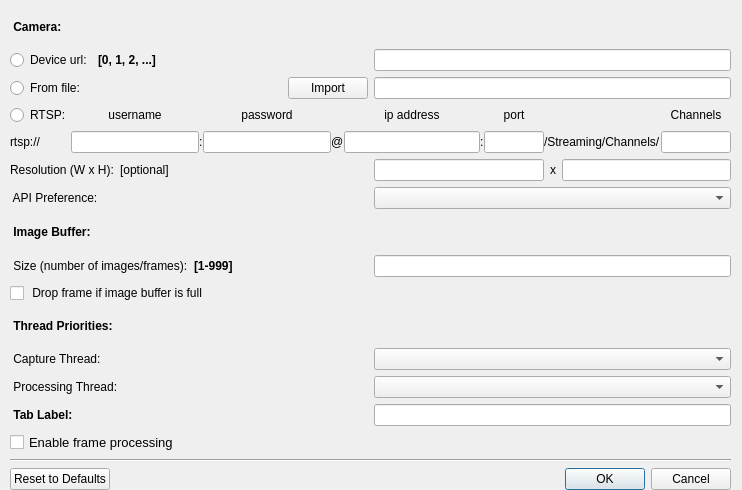
<?xml version="1.0" encoding="UTF-8"?>
<ui version="4.0">
 <class>CameraConnectDialog</class>
 <widget class="QDialog" name="CameraConnectDialog">
  <property name="geometry">
   <rect>
    <x>0</x>
    <y>0</y>
    <width>742</width>
    <height>490</height>
   </rect>
  </property>
  <property name="minimumSize">
   <size>
    <width>742</width>
    <height>490</height>
   </size>
  </property>
  <property name="maximumSize">
   <size>
    <width>742</width>
    <height>490</height>
   </size>
  </property>
  <property name="windowTitle">
   <string>Connect to Camera</string>
  </property>
  <widget class="QWidget" name="layoutWidget">
   <property name="geometry">
    <rect>
     <x>10</x>
     <y>10</y>
     <width>721</width>
     <height>480</height>
    </rect>
   </property>
   <layout class="QVBoxLayout" name="verticalLayout_4">
    <item>
     <layout class="QVBoxLayout" name="verticalLayout_3">
      <item>
       <widget class="QLabel" name="label_1">
        <property name="font">
         <font>
          <pointsize>9</pointsize>
          <weight>75</weight>
          <bold>true</bold>
         </font>
        </property>
        <property name="text">
         <string> Camera:</string>
        </property>
       </widget>
      </item>
      <item>
       <layout class="QHBoxLayout" name="horizontalLayout_2" stretch="1,1">
        <item>
         <layout class="QHBoxLayout" name="horizontalLayout_12">
          <item>
           <widget class="QRadioButton" name="deviceUrlRadioButton">
            <property name="text">
             <string>Device url:</string>
            </property>
           </widget>
          </item>
          <item>
           <widget class="QLabel" name="label_10">
            <property name="font">
             <font>
              <weight>75</weight>
              <bold>true</bold>
             </font>
            </property>
            <property name="text">
             <string>[0, 1, 2, ...]</string>
            </property>
           </widget>
          </item>
          <item>
           <spacer name="horizontalSpacer_2">
            <property name="orientation">
             <enum>Qt::Horizontal</enum>
            </property>
            <property name="sizeHint" stdset="0">
             <size>
              <width>40</width>
              <height>20</height>
             </size>
            </property>
           </spacer>
          </item>
         </layout>
        </item>
        <item>
         <widget class="QLineEdit" name="deviceUrlEdit">
          <property name="enabled">
           <bool>true</bool>
          </property>
         </widget>
        </item>
       </layout>
      </item>
      <item>
       <layout class="QHBoxLayout" name="horizontalLayout_9" stretch="1,1">
        <item>
         <layout class="QHBoxLayout" name="horizontalLayout_10">
          <item>
           <widget class="QRadioButton" name="filenameRadioButton">
            <property name="text">
             <string>From file:</string>
            </property>
           </widget>
          </item>
          <item>
           <spacer name="horizontalSpacer">
            <property name="orientation">
             <enum>Qt::Horizontal</enum>
            </property>
            <property name="sizeHint" stdset="0">
             <size>
              <width>40</width>
              <height>20</height>
             </size>
            </property>
           </spacer>
          </item>
          <item>
           <widget class="QPushButton" name="importFilePushButton">
            <property name="text">
             <string>Import</string>
            </property>
           </widget>
          </item>
         </layout>
        </item>
        <item>
         <widget class="QLineEdit" name="filenameEdit"/>
        </item>
       </layout>
      </item>
      <item>
       <layout class="QGridLayout" name="gridLayout">
        <property name="horizontalSpacing">
         <number>0</number>
        </property>
        <item row="2" column="2">
         <widget class="QLabel" name="label_19">
          <property name="text">
           <string>:</string>
          </property>
         </widget>
        </item>
        <item row="2" column="8">
         <widget class="QLabel" name="label_21">
          <property name="text">
           <string>/Streaming/Channels/</string>
          </property>
         </widget>
        </item>
        <item row="0" column="3">
         <widget class="QLabel" name="label_15">
          <property name="text">
           <string>password</string>
          </property>
          <property name="alignment">
           <set>Qt::AlignCenter</set>
          </property>
         </widget>
        </item>
        <item row="2" column="0">
         <widget class="QLabel" name="label_23">
          <property name="text">
           <string>rtsp://</string>
          </property>
         </widget>
        </item>
        <item row="0" column="7">
         <widget class="QLabel" name="label_18">
          <property name="text">
           <string>port</string>
          </property>
          <property name="alignment">
           <set>Qt::AlignCenter</set>
          </property>
         </widget>
        </item>
        <item row="2" column="3">
         <widget class="QLineEdit" name="passwordEdit">
          <property name="minimumSize">
           <size>
            <width>90</width>
            <height>0</height>
           </size>
          </property>
         </widget>
        </item>
        <item row="0" column="9">
         <widget class="QLabel" name="label_17">
          <property name="text">
           <string>Channels</string>
          </property>
          <property name="alignment">
           <set>Qt::AlignCenter</set>
          </property>
         </widget>
        </item>
        <item row="2" column="4">
         <widget class="QLabel" name="label_20">
          <property name="text">
           <string>@</string>
          </property>
         </widget>
        </item>
        <item row="2" column="1">
         <widget class="QLineEdit" name="usernameEdit"/>
        </item>
        <item row="2" column="9">
         <widget class="QLineEdit" name="channelsEdit">
          <property name="maximumSize">
           <size>
            <width>70</width>
            <height>16777215</height>
           </size>
          </property>
         </widget>
        </item>
        <item row="0" column="1">
         <widget class="QLabel" name="label_14">
          <property name="text">
           <string>username</string>
          </property>
          <property name="alignment">
           <set>Qt::AlignCenter</set>
          </property>
         </widget>
        </item>
        <item row="0" column="5">
         <widget class="QLabel" name="label_16">
          <property name="text">
           <string>ip address</string>
          </property>
          <property name="alignment">
           <set>Qt::AlignCenter</set>
          </property>
         </widget>
        </item>
        <item row="2" column="6">
         <widget class="QLabel" name="label_24">
          <property name="text">
           <string>:</string>
          </property>
         </widget>
        </item>
        <item row="2" column="5">
         <widget class="QLineEdit" name="ipEdit">
          <property name="minimumSize">
           <size>
            <width>136</width>
            <height>0</height>
           </size>
          </property>
         </widget>
        </item>
        <item row="2" column="7">
         <widget class="QLineEdit" name="portEdit">
          <property name="minimumSize">
           <size>
            <width>50</width>
            <height>0</height>
           </size>
          </property>
          <property name="maximumSize">
           <size>
            <width>60</width>
            <height>16777215</height>
           </size>
          </property>
         </widget>
        </item>
        <item row="0" column="0">
         <widget class="QRadioButton" name="rtspRadioButton">
          <property name="text">
           <string>RTSP:</string>
          </property>
         </widget>
        </item>
       </layout>
      </item>
      <item>
       <layout class="QHBoxLayout" name="horizontalLayout_8" stretch="1,1">
        <item>
         <layout class="QHBoxLayout" name="horizontalLayout_13">
          <item>
           <widget class="QLabel" name="label_11">
            <property name="text">
             <string>Resolution (W x H):</string>
            </property>
           </widget>
          </item>
          <item>
           <widget class="QLabel" name="label_12">
            <property name="text">
             <string>[optional]</string>
            </property>
           </widget>
          </item>
          <item>
           <spacer name="horizontalSpacer_4">
            <property name="orientation">
             <enum>Qt::Horizontal</enum>
            </property>
            <property name="sizeHint" stdset="0">
             <size>
              <width>40</width>
              <height>20</height>
             </size>
            </property>
           </spacer>
          </item>
         </layout>
        </item>
        <item>
         <layout class="QHBoxLayout" name="horizontalLayout_14">
          <item>
           <widget class="QLineEdit" name="resWEdit">
            <property name="enabled">
             <bool>true</bool>
            </property>
            <property name="font">
             <font>
              <pointsize>9</pointsize>
              <weight>50</weight>
              <italic>false</italic>
              <bold>false</bold>
             </font>
            </property>
           </widget>
          </item>
          <item>
           <widget class="QLabel" name="label_13">
            <property name="text">
             <string>x</string>
            </property>
           </widget>
          </item>
          <item>
           <widget class="QLineEdit" name="resHEdit">
            <property name="enabled">
             <bool>true</bool>
            </property>
            <property name="font">
             <font>
              <pointsize>9</pointsize>
              <weight>50</weight>
              <italic>false</italic>
              <bold>false</bold>
             </font>
            </property>
           </widget>
          </item>
         </layout>
        </item>
       </layout>
      </item>
      <item>
       <layout class="QHBoxLayout" name="horizontalLayout_6">
        <item>
         <widget class="QLabel" name="label">
          <property name="text">
           <string> API Preference:</string>
          </property>
         </widget>
        </item>
        <item>
         <widget class="QComboBox" name="apiPreferenceComboBox"/>
        </item>
       </layout>
      </item>
      <item>
       <widget class="QLabel" name="label_3">
        <property name="font">
         <font>
          <pointsize>9</pointsize>
          <weight>75</weight>
          <bold>true</bold>
         </font>
        </property>
        <property name="text">
         <string> Image Buffer:</string>
        </property>
       </widget>
      </item>
      <item>
       <layout class="QHBoxLayout" name="horizontalLayout" stretch="1,1">
        <item>
         <layout class="QHBoxLayout" name="horizontalLayout_11">
          <item>
           <widget class="QLabel" name="label_2">
            <property name="font">
             <font>
              <pointsize>9</pointsize>
              <weight>50</weight>
              <bold>false</bold>
             </font>
            </property>
            <property name="text">
             <string> Size (number of images/frames):</string>
            </property>
           </widget>
          </item>
          <item>
           <widget class="QLabel" name="label_4">
            <property name="font">
             <font>
              <weight>75</weight>
              <bold>true</bold>
             </font>
            </property>
            <property name="text">
             <string>[1-999]</string>
            </property>
           </widget>
          </item>
          <item>
           <spacer name="horizontalSpacer_3">
            <property name="orientation">
             <enum>Qt::Horizontal</enum>
            </property>
            <property name="sizeHint" stdset="0">
             <size>
              <width>40</width>
              <height>20</height>
             </size>
            </property>
           </spacer>
          </item>
         </layout>
        </item>
        <item>
         <widget class="QLineEdit" name="imageBufferSizeEdit">
          <property name="font">
           <font>
            <pointsize>9</pointsize>
           </font>
          </property>
         </widget>
        </item>
       </layout>
      </item>
      <item>
       <widget class="QCheckBox" name="dropFrameCheckBox">
        <property name="font">
         <font>
          <pointsize>9</pointsize>
         </font>
        </property>
        <property name="text">
         <string> Drop frame if image buffer is full</string>
        </property>
       </widget>
      </item>
      <item>
       <widget class="QLabel" name="label_5">
        <property name="font">
         <font>
          <pointsize>9</pointsize>
          <weight>75</weight>
          <bold>true</bold>
         </font>
        </property>
        <property name="text">
         <string> Thread Priorities:</string>
        </property>
       </widget>
      </item>
      <item>
       <layout class="QHBoxLayout" name="horizontalLayout_3">
        <item>
         <layout class="QVBoxLayout" name="verticalLayout">
          <item>
           <widget class="QLabel" name="label_6">
            <property name="font">
             <font>
              <pointsize>9</pointsize>
              <weight>50</weight>
              <bold>false</bold>
             </font>
            </property>
            <property name="text">
             <string> Capture Thread:</string>
            </property>
           </widget>
          </item>
          <item>
           <widget class="QLabel" name="label_7">
            <property name="font">
             <font>
              <pointsize>9</pointsize>
              <weight>50</weight>
              <bold>false</bold>
             </font>
            </property>
            <property name="text">
             <string> Processing Thread:</string>
            </property>
           </widget>
          </item>
         </layout>
        </item>
        <item>
         <layout class="QVBoxLayout" name="verticalLayout_2">
          <item>
           <widget class="QComboBox" name="capturePrioComboBox">
            <property name="font">
             <font>
              <pointsize>9</pointsize>
             </font>
            </property>
           </widget>
          </item>
          <item>
           <widget class="QComboBox" name="processingPrioComboBox">
            <property name="font">
             <font>
              <pointsize>9</pointsize>
             </font>
            </property>
           </widget>
          </item>
         </layout>
        </item>
       </layout>
      </item>
      <item>
       <layout class="QHBoxLayout" name="horizontalLayout_5" stretch="1,1">
        <item>
         <widget class="QLabel" name="label_8">
          <property name="font">
           <font>
            <pointsize>9</pointsize>
            <weight>75</weight>
            <bold>true</bold>
           </font>
          </property>
          <property name="text">
           <string> Tab Label:</string>
          </property>
         </widget>
        </item>
        <item>
         <widget class="QLineEdit" name="tabLabelEdit">
          <property name="font">
           <font>
            <pointsize>9</pointsize>
           </font>
          </property>
         </widget>
        </item>
       </layout>
      </item>
      <item>
       <layout class="QHBoxLayout" name="horizontalLayout_7">
        <item>
         <widget class="QCheckBox" name="enableFrameProcessingCheckBox">
          <property name="font">
           <font>
            <pointsize>10</pointsize>
           </font>
          </property>
          <property name="text">
           <string>Enable frame processing</string>
          </property>
         </widget>
        </item>
       </layout>
      </item>
     </layout>
    </item>
    <item>
     <widget class="Line" name="line">
      <property name="orientation">
       <enum>Qt::Horizontal</enum>
      </property>
     </widget>
    </item>
    <item>
     <layout class="QHBoxLayout" name="horizontalLayout_4">
      <item>
       <widget class="QPushButton" name="resetToDefaultsPushButton">
        <property name="text">
         <string>Reset to Defaults</string>
        </property>
       </widget>
      </item>
      <item>
       <widget class="QDialogButtonBox" name="okCancelBox">
        <property name="orientation">
         <enum>Qt::Horizontal</enum>
        </property>
        <property name="standardButtons">
         <set>QDialogButtonBox::Cancel|QDialogButtonBox::Ok</set>
        </property>
       </widget>
      </item>
     </layout>
    </item>
   </layout>
  </widget>
 </widget>
 <tabstops>
  <tabstop>deviceUrlRadioButton</tabstop>
  <tabstop>deviceUrlEdit</tabstop>
  <tabstop>filenameEdit</tabstop>
  <tabstop>rtspRadioButton</tabstop>
  <tabstop>usernameEdit</tabstop>
  <tabstop>passwordEdit</tabstop>
  <tabstop>ipEdit</tabstop>
  <tabstop>portEdit</tabstop>
  <tabstop>channelsEdit</tabstop>
  <tabstop>resWEdit</tabstop>
  <tabstop>resHEdit</tabstop>
  <tabstop>apiPreferenceComboBox</tabstop>
  <tabstop>imageBufferSizeEdit</tabstop>
  <tabstop>dropFrameCheckBox</tabstop>
  <tabstop>capturePrioComboBox</tabstop>
  <tabstop>processingPrioComboBox</tabstop>
  <tabstop>tabLabelEdit</tabstop>
  <tabstop>enableFrameProcessingCheckBox</tabstop>
  <tabstop>resetToDefaultsPushButton</tabstop>
 </tabstops>
 <resources/>
 <connections>
  <connection>
   <sender>okCancelBox</sender>
   <signal>accepted()</signal>
   <receiver>CameraConnectDialog</receiver>
   <slot>accept()</slot>
   <hints>
    <hint type="sourcelabel">
     <x>430</x>
     <y>474</y>
    </hint>
    <hint type="destinationlabel">
     <x>204</x>
     <y>159</y>
    </hint>
   </hints>
  </connection>
  <connection>
   <sender>okCancelBox</sender>
   <signal>rejected()</signal>
   <receiver>CameraConnectDialog</receiver>
   <slot>reject()</slot>
   <hints>
    <hint type="sourcelabel">
     <x>430</x>
     <y>474</y>
    </hint>
    <hint type="destinationlabel">
     <x>204</x>
     <y>159</y>
    </hint>
   </hints>
  </connection>
 </connections>
</ui>
